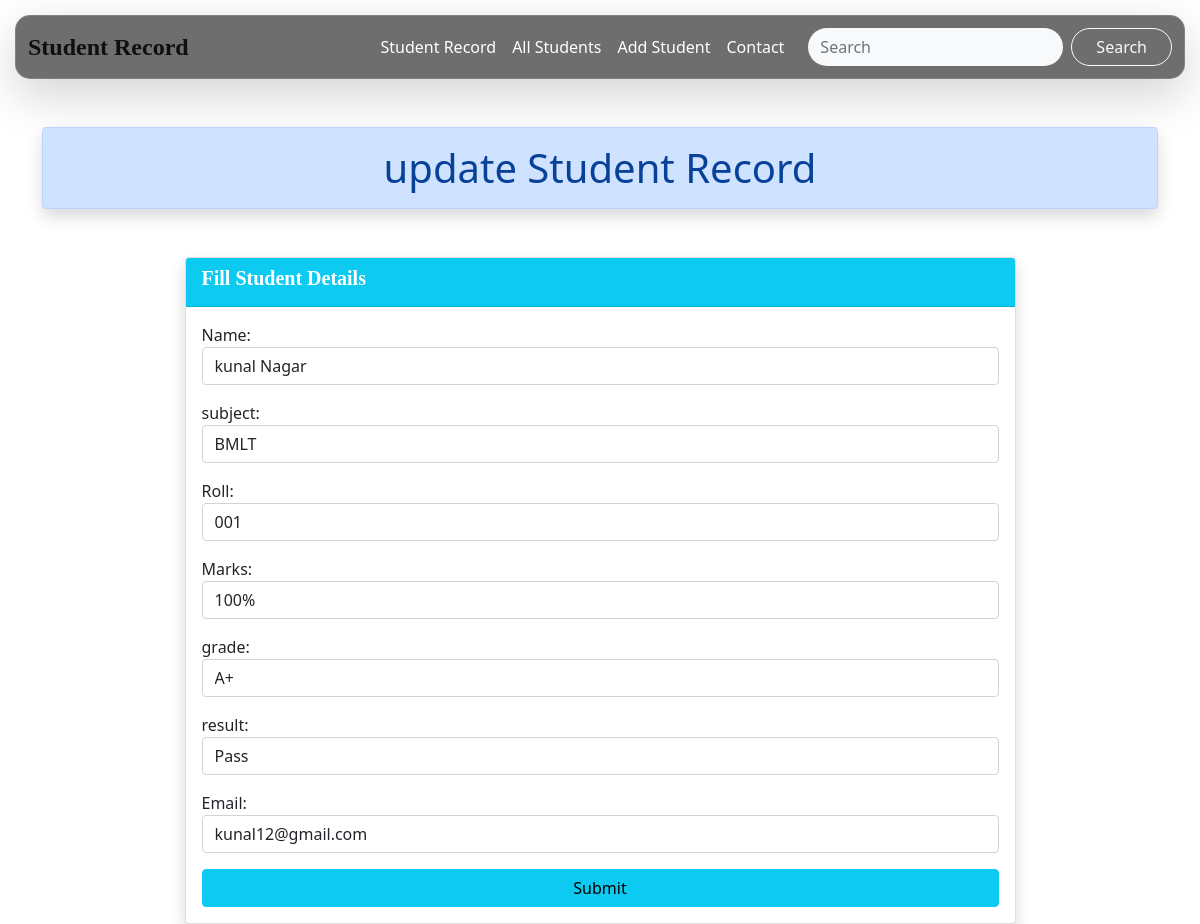
Screenshot of /update/61/ with the database file from the repository.
### app/models.py (models this page shows, shortened)
class studentModel(models.Model):
    name = models.CharField(max_length=90)
    subject = models.CharField(max_length=50, null=True, blank=True)
    roll = models.CharField(max_length=20, null=True, blank=True)
    marks = models.CharField(max_length=10, null=True, blank=True)
    grade = models.CharField(max_length=10, null=True, blank=True)
    result = models.CharField(max_length=10,null=True, blank=True)
    email = models.EmailField(max_length=200, null=True, blank=True)
    password = models.CharField(max_length=128)

### crud/views.py (the view)
# urls.py: path('update/<int:id>/', views.update, name='update'),
def update(request, id):
    record = get_object_or_404(studentModel, id=id)
    if request.method == 'POST':
        form = StudentForm(request.POST, instance=record)
        if form.is_valid():
            form.save()
            return redirect('home')
    else:
        form = StudentForm(instance=record)
    return render(request, 'update.html', {'form': form})

### templates/update.html (shortened to what this page needs)
{% extends "base.html" %}
{% block content %}
<section class="crud container mt-5">
    <h1 class="text-center alert alert-primary shadow">update Student Record</h1>
    <div class="row mt-5">
        <div class="col-md-4 mx-auto w-75">
            <div class="card shadow">
                <div class="card-header bg-info text-white text-    center">
                    <h5>Fill Student Details</h5>
                </div>
                <div class="card-body">
                    <form id="add" method="post" novalidate>
                        {% for field in form %}
                        <div class="mb-3">
                            {{ field.label_tag }}
                            {{ field }}
                        </div>
                        {% endfor %}
                        <button type="submit" class="btn btn-info w-100">Submit</button>
                    </form>
                </div>
            </div>
        </div>
    </div>
</section>
{% endblock content %}

### static/css/style.css (style rules this page uses)
h5 { font-family: Edu NSW ACT Hand Pre, cursive; font-weight: 600; }

### rows the page displays
studentModel: form "kunal Nagar" "BMLT" "001" "100%" "A+" "Pass" "kunal12@gmail.com"

### other values shown
{{ field.label_tag }} "Name:" "subject:" "Roll:" "Marks:" "grade:" "result:" "Email:"
